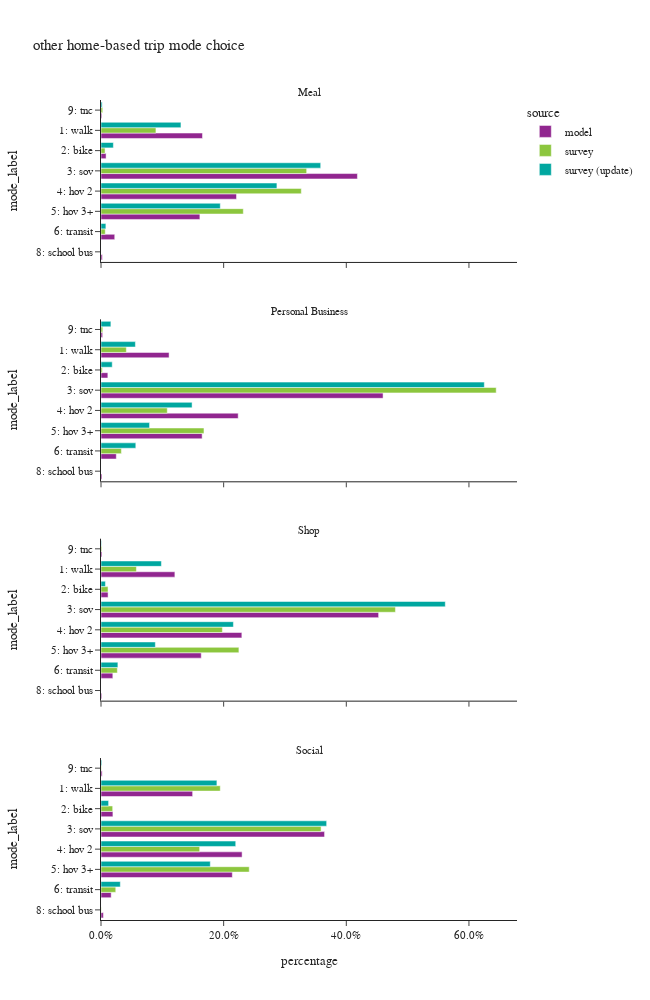

Notebook code for this chart:
### Code cell
df_plot = hb_trip.groupby(['source','dpurp_label','mode_label'])['trexpfac'].sum().reset_index()
df_plot['percentage'] = df_plot.groupby(['source','dpurp_label'], group_keys=False)['trexpfac']. \
    apply(lambda x: x / float(x.sum()))

df_plot_ct = hb_trip.groupby(['source','dpurp_label','mode_label'])['trexpfac'].count().reset_index(). \
    rename(columns={'trexpfac':'sample count'})
df_plot = df_plot.merge(df_plot_ct, on=['source','dpurp_label','mode_label'])

fig = px.bar(df_plot.sort_values(['source','mode_label']),
             x="percentage", y="mode_label", color="source",barmode="group",
             facet_col='dpurp_label', facet_col_wrap=1, orientation='h',
             hover_data=['sample count'],
             category_orders={"mode_label":["1: walk","2: bike","3: sov","4: hov 2","5: hov 3+","6: transit",
                                               "8: school bus","9: other–survey only"]},
             title="other home-based trip mode choice")
fig.update_layout(height=1000, width=650)
fig.for_each_annotation(lambda a: a.update(text = a.text.split("=")[-1]))
fig.for_each_xaxis(lambda a: a.update(tickformat = ".1%"))
fig.show()

### Figure 1 — Plotly figure (JSON) as saved in the notebook; plotly's stock layout.template omitted (floating-point values rounded to 4 significant figures)
{"data": [{"alignmentgroup": "True", "customdata": [[199799], [10003], [504840], [266810], [194686], [27031], [2617], [1662]], "hovertemplate": "source=model<br>dpurp_label=Meal<br>percentage=%{x}<br>mode_label=%{y}<br>sample count=%{customdata[0]}<extra></extra>", "legendgroup": "model", "marker": {"color": "#91268F", "pattern": {"shape": ""}}, "name": "model", "offsetgroup": "model", "orientation": "h", "showlegend": true, "textposition": "auto", "type": "bar", "x": [0.1655, 0.008284, 0.4181, 0.221, 0.1612, 0.02239, 0.002167, 0.001376], "xaxis": "x4", "y": ["1: walk", "2: bike", "3: sov", "4: hov 2", "5: hov 3+", "6: transit", "8: school bus", "9: tnc"], "yaxis": "y4"}, {"alignmentgroup": "True", "customdata": [[89613], [9016], [371308], [180594], [133136], [20142], [1308], [2145]], "hovertemplate": "source=model<br>dpurp_label=Personal Business<br>percentage=%{x}<br>mode_label=%{y}<br>sample count=%{customdata[0]}<extra></extra>", "legendgroup": "model", "marker": {"color": "#91268F", "pattern": {"shape": ""}}, "name": "model", "offsetgroup": "model", "orientation": "h", "showlegend": false, "textposition": "auto", "type": "bar", "x": [0.111, 0.01117, 0.46, 0.2237, 0.1649, 0.02495, 0.00162, 0.002657], "xaxis": "x3", "y": ["1: walk", "2: bike", "3: sov", "4: hov 2", "5: hov 3+", "6: transit", "8: school bus", "9: tnc"], "yaxis": "y3"}, {"alignmentgroup": "True", "customdata": [[203055], [19456], [763005], [387105], [275521], [32518], [2138], [2656]], "hovertemplate": "source=model<br>dpurp_label=Shop<br>percentage=%{x}<br>mode_label=%{y}<br>sample count=%{customdata[0]}<extra></extra>", "legendgroup": "model", "marker": {"color": "#91268F", "pattern": {"shape": ""}}, "name": "model", "offsetgroup": "model", "orientation": "h", "showlegend": false, "textposition": "auto", "type": "bar", "x": [0.1205, 0.01154, 0.4527, 0.2297, 0.1635, 0.01929, 0.001269, 0.001576], "xaxis": "x2", "y": ["1: walk", "2: bike", "3: sov", "4: hov 2", "5: hov 3+", "6: transit", "8: school bus", "9: tnc"], "yaxis": "y2"}, {"alignmentgroup": "True", "customdata": [[338932], [44063], [826904], [521903], [485720], [37672], [8885], [4284]], "hovertemplate": "source=model<br>dpurp_label=Social<br>percentage=%{x}<br>mode_label=%{y}<br>sample count=%{customdata[0]}<extra></extra>", "legendgroup": "model", "marker": {"color": "#91268F", "pattern": {"shape": ""}}, "name": "model", "offsetgroup": "model", "orientation": "h", "showlegend": false, "textposition": "auto", "type": "bar", "x": [0.1494, 0.01943, 0.3645, 0.2301, 0.2141, 0.01661, 0.003917, 0.001889], "xaxis": "x", "y": ["1: walk", "2: bike", "3: sov", "4: hov 2", "5: hov 3+", "6: transit", "8: school bus", "9: tnc"], "yaxis": "y"}, {"alignmentgroup": "True", "customdata": [[512], [42], [617], [436], [208], [69], [1], [4]], "hovertemplate": "source=survey<br>dpurp_label=Meal<br>percentage=%{x}<br>mode_label=%{y}<br>sample count=%{customdata[0]}<extra></extra>", "legendgroup": "survey", "marker": {"color": "#8CC63E", "pattern": {"shape": ""}}, "name": "survey", "offsetgroup": "survey", "orientation": "h", "showlegend": true, "textposition": "auto", "type": "bar", "x": [0.08956, 0.006626, 0.3354, 0.3266, 0.2321, 0.006966, 1.669e-05, 0.002774], "xaxis": "x4", "y": ["1: walk", "2: bike", "3: sov", "4: hov 2", "5: hov 3+", "6: transit", "8: school bus", "9: tnc"], "yaxis": "y4"}, {"alignmentgroup": "True", "customdata": [[142], [17], [898], [309], [85], [98], [12]], "hovertemplate": "source=survey<br>dpurp_label=Personal Business<br>percentage=%{x}<br>mode_label=%{y}<br>sample count=%{customdata[0]}<extra></extra>", "legendgroup": "survey", "marker": {"color": "#8CC63E", "pattern": {"shape": ""}}, "name": "survey", "offsetgroup": "survey", "orientation": "h", "showlegend": false, "textposition": "auto", "type": "bar", "x": [0.04133, 0.002134, 0.6444, 0.1081, 0.1679, 0.03324, 0.002881], "xaxis": "x3", "y": ["1: walk", "2: bike", "3: sov", "4: hov 2", "5: hov 3+", "6: transit", "9: tnc"], "yaxis": "y3"}, {"alignmentgroup": "True", "customdata": [[530], [59], [1479], [694], [216], [111], [2]], "hovertemplate": "source=survey<br>dpurp_label=Shop<br>percentage=%{x}<br>mode_label=%{y}<br>sample count=%{customdata[0]}<extra></extra>", "legendgroup": "survey", "marker": {"color": "#8CC63E", "pattern": {"shape": ""}}, "name": "survey", "offsetgroup": "survey", "orientation": "h", "showlegend": false, "textposition": "auto", "type": "bar", "x": [0.05773, 0.01144, 0.4801, 0.1979, 0.2249, 0.02662, 0.001247], "xaxis": "x2", "y": ["1: walk", "2: bike", "3: sov", "4: hov 2", "5: hov 3+", "6: transit", "9: tnc"], "yaxis": "y2"}, {"alignmentgroup": "True", "customdata": [[1506], [176], [1412], [730], [459], [129], [5], [11]], "hovertemplate": "source=survey<br>dpurp_label=Social<br>percentage=%{x}<br>mode_label=%{y}<br>sample count=%{customdata[0]}<extra></extra>", "legendgroup": "survey", "marker": {"color": "#8CC63E", "pattern": {"shape": ""}}, "name": "survey", "offsetgroup": "survey", "orientation": "h", "showlegend": false, "textposition": "auto", "type": "bar", "x": [0.1945, 0.01905, 0.3589, 0.1609, 0.2417, 0.02407, 0.0003605, 0.0005793], "xaxis": "x", "y": ["1: walk", "2: bike", "3: sov", "4: hov 2", "5: hov 3+", "6: transit", "8: school bus", "9: tnc"], "yaxis": "y"}, {"alignmentgroup": "True", "customdata": [[539], [46], [641], [461], [221], [64], [6]], "hovertemplate": "source=survey (update)<br>dpurp_label=Meal<br>percentage=%{x}<br>mode_label=%{y}<br>sample count=%{customdata[0]}<extra></extra>", "legendgroup": "survey (update)", "marker": {"color": "#00A7A0", "pattern": {"shape": ""}}, "name": "survey (update)", "offsetgroup": "survey (update)", "orientation": "h", "showlegend": true, "textposition": "auto", "type": "bar", "x": [0.1304, 0.02018, 0.3582, 0.2869, 0.1945, 0.007934, 0.001888], "xaxis": "x4", "y": ["1: walk", "2: bike", "3: sov", "4: hov 2", "5: hov 3+", "6: transit", "9: tnc"], "yaxis": "y4"}, {"alignmentgroup": "True", "customdata": [[179], [19], [859], [323], [100], [99], [17]], "hovertemplate": "source=survey (update)<br>dpurp_label=Personal Business<br>percentage=%{x}<br>mode_label=%{y}<br>sample count=%{customdata[0]}<extra></extra>", "legendgroup": "survey (update)", "marker": {"color": "#00A7A0", "pattern": {"shape": ""}}, "name": "survey (update)", "offsetgroup": "survey (update)", "orientation": "h", "showlegend": false, "textposition": "auto", "type": "bar", "x": [0.05609, 0.01831, 0.6251, 0.1485, 0.07917, 0.05675, 0.01611], "xaxis": "x3", "y": ["1: walk", "2: bike", "3: sov", "4: hov 2", "5: hov 3+", "6: transit", "9: tnc"], "yaxis": "y3"}, {"alignmentgroup": "True", "customdata": [[567], [46], [1752], [770], [237], [118], [2]], "hovertemplate": "source=survey (update)<br>dpurp_label=Shop<br>percentage=%{x}<br>mode_label=%{y}<br>sample count=%{customdata[0]}<extra></extra>", "legendgroup": "survey (update)", "marker": {"color": "#00A7A0", "pattern": {"shape": ""}}, "name": "survey (update)", "offsetgroup": "survey (update)", "orientation": "h", "showlegend": false, "textposition": "auto", "type": "bar", "x": [0.0985, 0.007227, 0.5614, 0.2159, 0.08862, 0.02754, 0.0007614], "xaxis": "x2", "y": ["1: walk", "2: bike", "3: sov", "4: hov 2", "5: hov 3+", "6: transit", "9: tnc"], "yaxis": "y2"}, {"alignmentgroup": "True", "customdata": [[1598], [163], [1427], [748], [473], [149], [12]], "hovertemplate": "source=survey (update)<br>dpurp_label=Social<br>percentage=%{x}<br>mode_label=%{y}<br>sample count=%{customdata[0]}<extra></extra>", "legendgroup": "survey (update)", "marker": {"color": "#00A7A0", "pattern": {"shape": ""}}, "name": "survey (update)", "offsetgroup": "survey (update)", "orientation": "h", "showlegend": false, "textposition": "auto", "type": "bar", "x": [0.189, 0.0124, 0.368, 0.2197, 0.1782, 0.0315, 0.001246], "xaxis": "x", "y": ["1: walk", "2: bike", "3: sov", "4: hov 2", "5: hov 3+", "6: transit", "9: tnc"], "yaxis": "y"}], "layout": {"annotations": [{"font": {}, "showarrow": false, "text": "Social", "x": 0.5, "xanchor": "center", "xref": "paper", "y": 0.1975, "yanchor": "bottom", "yref": "paper"}, {"font": {}, "showarrow": false, "text": "Shop", "x": 0.5, "xanchor": "center", "xref": "paper", "y": 0.465, "yanchor": "bottom", "yref": "paper"}, {"font": {}, "showarrow": false, "text": "Personal Business", "x": 0.5, "xanchor": "center", "xref": "paper", "y": 0.7325, "yanchor": "bottom", "yref": "paper"}, {"font": {}, "showarrow": false, "text": "Meal", "x": 0.5, "xanchor": "center", "xref": "paper", "y": 1.0, "yanchor": "bottom", "yref": "paper"}], "barmode": "group", "height": 1000, "legend": {"title": {"text": "source"}, "tracegroupgap": 0}, "title": {"text": "other home-based trip mode choice"}, "width": 650, "xaxis": {"anchor": "y", "domain": [0.0, 1.0], "tickformat": ".1%", "title": {"text": "percentage"}}, "xaxis2": {"anchor": "y2", "domain": [0.0, 1.0], "matches": "x", "showticklabels": false, "tickformat": ".1%"}, "xaxis3": {"anchor": "y3", "domain": [0.0, 1.0], "matches": "x", "showticklabels": false, "tickformat": ".1%"}, "xaxis4": {"anchor": "y4", "domain": [0.0, 1.0], "matches": "x", "showticklabels": false, "tickformat": ".1%"}, "yaxis": {"anchor": "x", "categoryarray": ["9: other–survey only", "8: school bus", "6: transit", "5: hov 3+", "4: hov 2", "3: sov", "2: bike", "1: walk"], "categoryorder": "array", "domain": [0.0, 0.1975], "title": {"text": "mode_label"}}, "yaxis2": {"anchor": "x2", "categoryarray": ["9: other–survey only", "8: school bus", "6: transit", "5: hov 3+", "4: hov 2", "3: sov", "2: bike", "1: walk"], "categoryorder": "array", "domain": [0.2675, 0.465], "matches": "y", "title": {"text": "mode_label"}}, "yaxis3": {"anchor": "x3", "categoryarray": ["9: other–survey only", "8: school bus", "6: transit", "5: hov 3+", "4: hov 2", "3: sov", "2: bike", "1: walk"], "categoryorder": "array", "domain": [0.535, 0.7325], "matches": "y", "title": {"text": "mode_label"}}, "yaxis4": {"anchor": "x4", "categoryarray": ["9: other–survey only", "8: school bus", "6: transit", "5: hov 3+", "4: hov 2", "3: sov", "2: bike", "1: walk"], "categoryorder": "array", "domain": [0.8025, 1.0], "matches": "y", "title": {"text": "mode_label"}}}}
